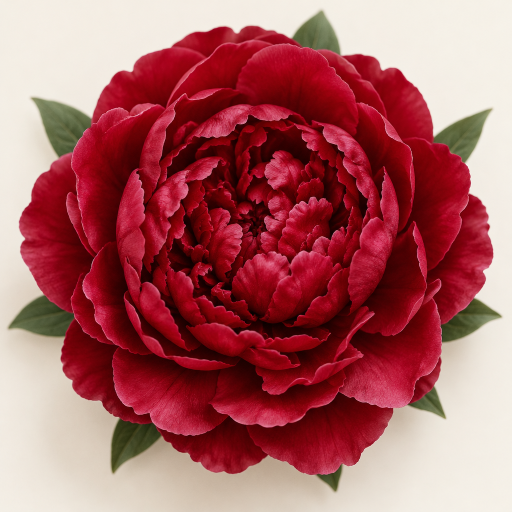
#> input picture img/brand-src/peony.png, 1024 x 1024 px (shown at 1/2 size)
$ python make_pins.py
#> lines starting #> are read from the running program, lines starting #| are printed output that depends on the picture; after the words box and inside, x2 and y2 are one past the last pixel; in counts of white or black regions, pixels touching at a corner belong together
#!/usr/bin/env python3
"""Build vertical Pinterest pins (1000x1500) in the Bloom & Budget palette.

Run: python3 _build/make_pins.py
"""
from pathlib import Path
from PIL import Image, ImageDraw, ImageFont

ROOT = Path(__file__).resolve().parent.parent
OUT  = ROOT / "img" / "pins"
PEONY = ROOT / "img" / "brand-src" / "peony.png"
FONTS = Path("/app/conversations/6adddb3001a84324ecbc714e/logo/fonts")
if not FONTS.exists():                      # fallback for a clean checkout
    FONTS = ROOT / "img" / "pins" / "fonts"
FR, IN = FONTS / "fraunces-var.ttf", FONTS / "inter-var.ttf"

W, H = 1000, 1500
CREAM, INK = (250, 246, 240), (34, 57, 43)
ROSE, SAGE, MUTED = (168, 90, 60), (111, 139, 122), (102, 117, 104)
LINE = (219, 210, 196)


def fraunces(size, wght=600, opsz=72, soft=35, wonk=1):
    f = ImageFont.truetype(str(FR), size); f.set_variation_by_axes([opsz, wght, soft, wonk]); return f


def inter(size, wght=600, opsz=24):
    f = ImageFont.truetype(str(IN), size); f.set_variation_by_axes([opsz, wght]); return f


def wrap(draw, text, font, width):
    words, lines, cur = text.split(), [], ""
    for w in words:
        t = (cur + " " + w).strip()
        if draw.textlength(t, font=font) <= width:
            cur = t
        else:
            lines.append(cur); cur = w
    if cur:
        lines.append(cur)
    return lines


def peony_disc(px, zoom=1.15):
    ss = 4; d = px * ss
    im = Image.open(PEONY).convert("RGB")
    side = int(min(im.size) / zoom)
    im = im.crop(((im.width - side) // 2, (im.height - side) // 2,
                  (im.width + side) // 2, (im.height + side) // 2)).resize((d, d), Image.LANCZOS)
    out = Image.new("RGBA", (d, d), (0, 0, 0, 0))
    m = Image.new("L", (d * 4, d * 4), 0)
    ImageDraw.Draw(m).ellipse((0, 0, d * 4 - 1, d * 4 - 1), fill=255)
    out.paste(im, (0, 0), m.resize((d, d), Image.LANCZOS))
    dr = ImageDraw.Draw(out)
    w = max(2, int(d * 0.020))
    dr.ellipse((w // 2, w // 2, d - 1 - w // 2, d - 1 - w // 2), outline=SAGE, width=w)
    return out.resize((px, px), Image.LANCZOS)


def pin(eyebrow, headline, rows, cta, slug, headline_size=104, number_size=178,
        label_size=36, row_h=200):
    """Numbers are the hero; everything is placed from measured text metrics."""
#> called with eyebrow = 'First salary', headline = 'Where your first paycheck goes', cta = 'Read the system', slug = 'budget-first-salary', headline_size = 104, number_size = 178, label_size = 36, row_h = 200
    pad = 78
    inner = W - pad * 2
    img = Image.new("RGB", (W, H), CREAM)
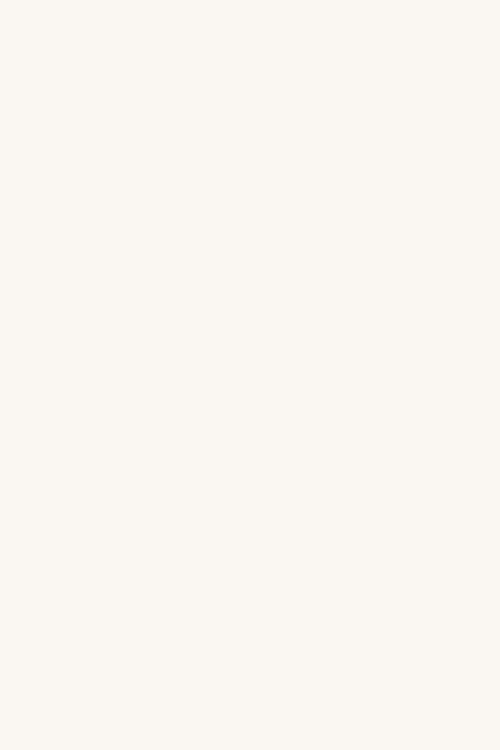
#> img: PIL image 1000x1500 RGB (shown at 1/2 size); mean R, G, B 250, 246, 240
    d = ImageDraw.Draw(img)

    # masthead
    disc = peony_disc(116)
#> in peony_disc, im is the input picture: PIL image 1024x1024 RGB; mean R, G, B 169.6, 96.3, 99.1
#> in peony_disc, `im = im.crop(((im.width - side) // 2, (im.height - side) // 2, (im.wid..`:
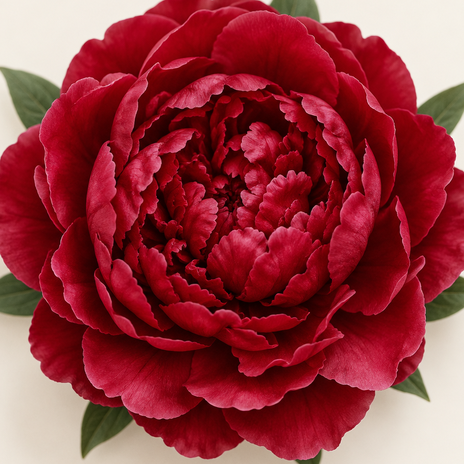
#> im: PIL image 464x464 RGB; mean R, G, B 149.4, 56, 63
#> in peony_disc, `out = Image.new("RGBA", (d, d), (0, 0, 0, 0))`: out: PIL image 464x464 RGBA; every value is 0
#> in peony_disc, `m = Image.new("L", (d * 4, d * 4), 0)`: m: PIL image 1856x1856 L; every value is 0
#> in peony_disc, `ImageDraw.Draw(m).ellipse((0, 0, d * 4 - 1, d * 4 - 1), fill=255)`:
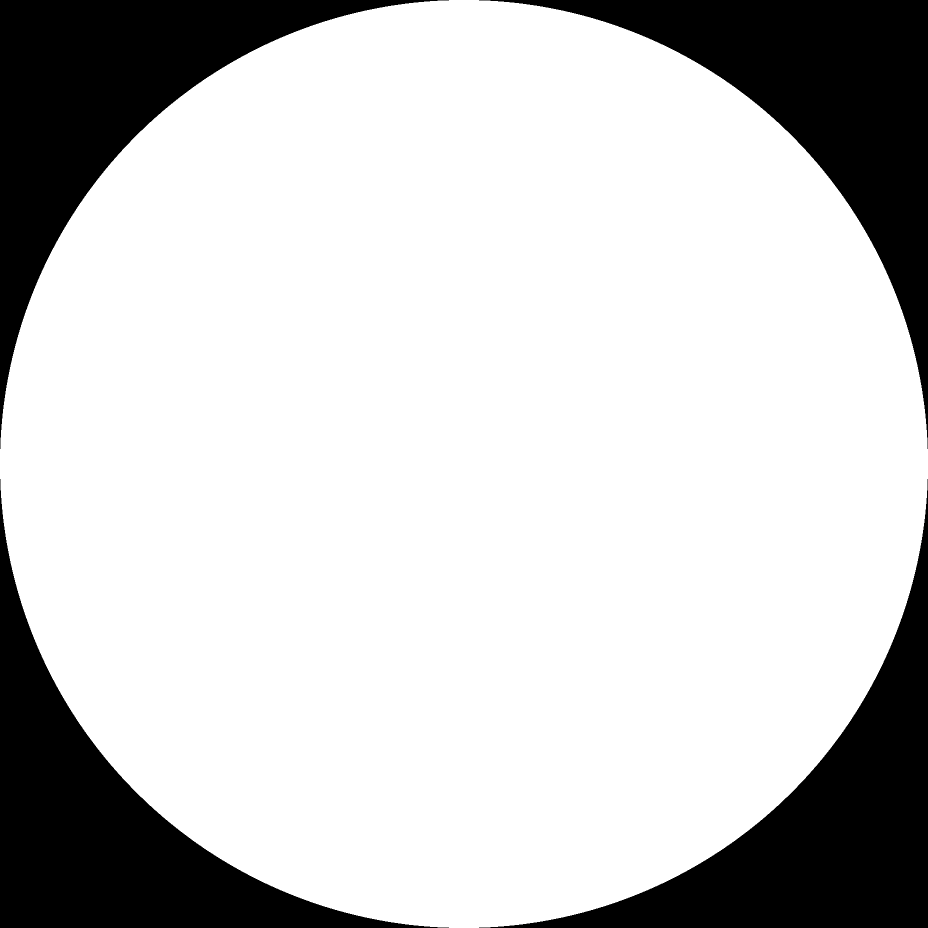
#> m: PIL image 1856x1856 L (shown at 1/2 size); 78.5% white; 4 black regions, box (x1, y1, x2, y2) and area: (0, 0, 898, 898) 184876, (958, 0, 1856, 898) 184876, (0, 958, 898, 1856) 184876, (958, 958, 1856, 1856) 184876
#> in peony_disc, `out.paste(im, (0, 0), m.resize((d, d), Image.LANCZOS))`:
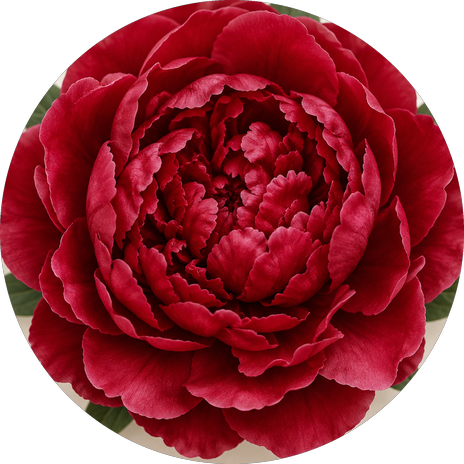
#> out: PIL image 464x464 RGBA; mean R, G, B, A 103.7, 13.6, 23.3, 200.3; transparent parts drawn white
#> in peony_disc, `return out.resize((px, px), Image.LANCZOS)`:
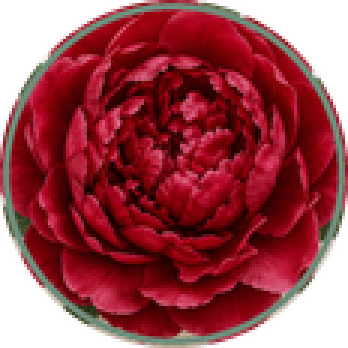
#> returned value: PIL image 116x116 RGBA (shown 3 times larger); mean R, G, B, A 105.5, 21.4, 29.4, 200.3; transparent parts drawn white
    img.paste(disc, (pad, pad), disc)
    wf = fraunces(48, wght=600, opsz=40)
    bx, by = pad + 116 + 22, pad + 14
    for txt, col in (("Bloom ", INK), ("&", ROSE), (" Budget", INK)):
        d.text((bx, by), txt, font=wf, fill=col); bx += d.textlength(txt, font=wf)
    top = pad + 116 + 50

    # CTA from the bottom
    cf = inter(34, wght=600, opsz=26)
    cta_w = d.textlength(cta, font=cf)
    pill_h, pill_y = 90, H - pad - 118
    bottom = pill_y + pill_h + 30

    # measured body
    ef = inter(27, wght=600, opsz=26); track = 7.0
    hf = fraunces(headline_size, wght=600, opsz=96, soft=40)
    lines = wrap(d, headline, hf, inner)
    rf = fraunces(number_size, wght=600, opsz=120, soft=40)
    lf = inter(label_size, wght=500, opsz=28)

    num_w = max(d.textlength(n, font=rf) for n, _ in rows)
    label_x = pad + int(num_w) + 44
    body_h = 34 + 26 + 34 + int(headline_size*1.16)*len(lines) + 46 + row_h*len(rows) + 2
    y = top + max(36, int((pill_y - top - body_h) / 2))
    print(f"  body {body_h}px  y {y}..{y+body_h}  pill {pill_y}")

    tx = pad
    for ch in eyebrow.upper():
        d.text((tx, y), ch, font=ef, fill=ROSE); tx += d.textlength(ch, font=ef) + track
    y += 34 + 26

    for ln in lines:
        d.text((pad, y), ln, font=hf, fill=INK); y += int(headline_size*1.16)
    y += 46

    for num, label in rows:
        d.line((pad, y, W-pad, y), fill=LINE, width=2)
        d.text((pad, y + 6), num, font=rf, fill=SAGE)
        d.text((label_x, y + row_h//2 - label_size//2), label, font=lf, fill=INK)
        y += row_h
    d.line((pad, y, W-pad, y), fill=LINE, width=2)

    pill_w = cta_w + 88
    d.rounded_rectangle((pad, pill_y, pad+pill_w, pill_y+pill_h), radius=pill_h//2, fill=INK)
    d.text((pad+44, pill_y + (pill_h-38)//2 - 3), cta, font=cf, fill=CREAM)
    d.text((pad, pill_y+pill_h+30), "bloomandbudget.blog", font=inter(31,500,26), fill=MUTED)

    OUT.mkdir(parents=True, exist_ok=True)
    path = OUT / f"pin-{slug}.png"; img.save(path)
    return path


if __name__ == "__main__":
#> (the run stopped early here; a loop or call above may not have finished)
